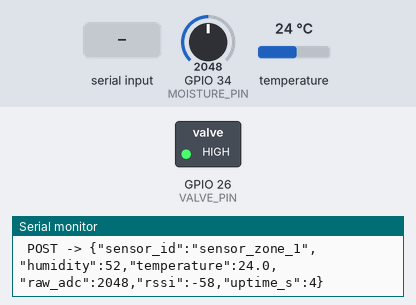
The sketch below on a simulated ESP32. Shown: switched loads named in the sketch (green lamp = pin HIGH), the last lines printed to the serial monitor. Inputs (shaded band) come from the test bench; at power-on: GPIO 34 (MOISTURE_PIN) = 2048, temperature 24 °C. WiFi joins after 1.5 s; servers stay silent unless stated; uploads are accepted with an empty reply; the local clock reads 2024-03-15 10:24:30 at power-on unless the sketch sets it; EEPROM starts erased.

Above: at 4.2 s.
4.3 s: "o\n" received over Serial
At 5.4 s:
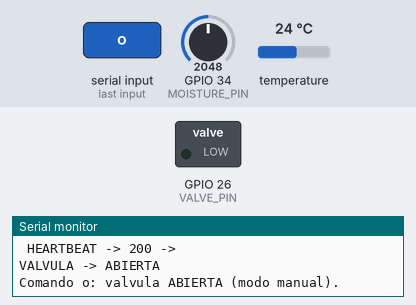
6.0 s: "c\n" received over Serial
At 7.3 s:
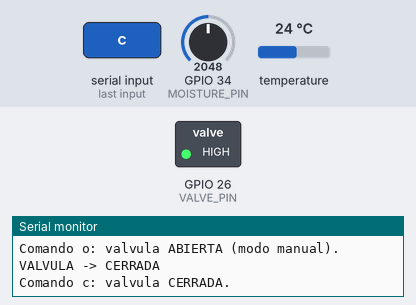
Timing chart, 0 to 9.0 s (numbered marks = the images above; inputs shaded):
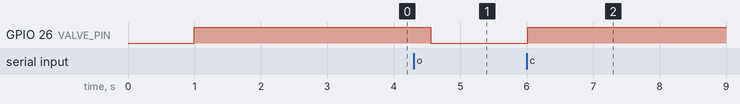

Measured:
- after the input at 4.3 s, GPIO 26 (VALVE_PIN): HIGH → LOW after 0.26 s
- after the input at 6.0 s, GPIO 26 (VALVE_PIN): LOW → HIGH at once

The sketch:

sketch.ino
```cpp
#include <WiFi.h>
#include <WiFiClientSecure.h>
#include <HTTPClient.h>
#include <OneWire.h>
#include <DallasTemperature.h>
#include <Preferences.h>
#include "secrets.h"
#include "root_ca.h"
#include <time.h>

const char* INGEST_URL = BACKEND_BASE "/api/sensors/ingest";
const char* HEARTBEAT_URL = BACKEND_BASE "/api/sensors/gateway/heartbeat";

const char* ssid = WIFI_SSID;
const char* password = WIFI_PASS;
const char* SENSOR_ID     = "sensor_zone_1";
bool timeSynced = false;
// --- VÁLVULA (relé activo en bajo) ---
const uint8_t VALVE_PIN = 26;                                  // IN1 del módulo de relé
const unsigned long COMM_TIMEOUT_MS = 60000;                   // HU-26: sin heartbeat válido por 60 s
const unsigned long MAX_IRRIGATION_MS = 30UL * 60UL * 1000UL;  // HU-26: tiempo máximo de riego (30 min)
const unsigned long SERIAL_TEST_MS = 10UL * 1000UL;             // Prueba local de banco
unsigned long lastHeartbeatOk = 0;
unsigned long irrigationStartedAt = 0;
unsigned long serialTestStartedAt = 0;
bool serialTestActive = false;

// --- INTERVALOS ---
const unsigned long SEND_INTERVAL_MS = 30000;        // lectura cada 30 s
const unsigned long HEARTBEAT_INTERVAL_MS = 15000;   // heartbeat cada 15 s
unsigned long lastSend = 0;
unsigned long lastHeartbeat = 0;

// --- FAILSAFE LOCAL ---
const uint8_t MAX_COMMUNICATION_FAILURES = 3;
uint8_t consecutiveCommunicationFailures = 0;
bool localFailsafeActive = false;
const char* localFailsafeReason = nullptr;
bool valveOpen = false;

// --- ASIGNACIÓN DE PINES ---
#define ONE_WIRE_BUS 4          // DS18B20 (GPIO 4)
#define MOISTURE_PIN 34         // Sensor capacitivo (GPIO 34 / A2)

OneWire oneWire(ONE_WIRE_BUS);
DallasTemperature sensors(&oneWire);

// --- CALIBRACIÓN DEL SENSOR DE HUMEDAD ---
const int DEFAULT_DRY_ADC = 3100;
const int DEFAULT_WET_ADC = 1100;
const int CALIBRATION_SAMPLES = 32;
const char* CALIBRATION_NAMESPACE = "soil-cal";
int valorSeco = DEFAULT_DRY_ADC;
int valorHumedo = DEFAULT_WET_ADC;
Preferences calibrationStorage;

// =====================================================================
// VÁLVULA
// =====================================================================
void setValveOutput(bool open) {
  if (open != valveOpen) {
    Serial.println(open ? "VALVULA -> ABIERTA" : "VALVULA -> CERRADA");
    if (open) irrigationStartedAt = millis();
  }
  valveOpen = open;
  digitalWrite(VALVE_PIN, open ? LOW : HIGH);
}

void printValveStatus() {
  Serial.printf(
    "Estado valvula: %s | prueba Serial: %s | failsafe: %s\n",
    valveOpen ? "ABIERTA" : "CERRADA",
    serialTestActive ? "ACTIVA" : "inactiva",
    localFailsafeActive ? "ACTIVO" : "inactivo"
  );
}

void startSerialValveTest() {
  if (localFailsafeActive) {
    Serial.println("No se puede iniciar: failsafe local activo; reinicia el ESP32.");
    return;
  }
  serialTestActive = true;
  serialTestStartedAt = millis();
  setValveOutput(true);
  Serial.println("Prueba Serial iniciada: cierre automatico en 10 segundos.");
}

void handleSerialValveCommand(const String& command) {
  if (command == "o") {
    serialTestActive = false;
    setValveOutput(true);
    Serial.println("Comando o: valvula ABIERTA (modo manual).");
  } else if (command == "c") {
    serialTestActive = false;
    setValveOutput(false);
    Serial.println("Comando c: valvula CERRADA.");
  } else if (command == "p") {
    printValveStatus();
  } else if (command == "s") {
    startSerialValveTest();
  } else if (command == "r") {
    localFailsafeActive = false;
    localFailsafeReason = nullptr;
    consecutiveCommunicationFailures = 0;
    lastHeartbeatOk = millis();
    Serial.println("Failsafe local reiniciado manualmente.");
  } else {
    Serial.println("Comando no reconocido. Usa: o=abrir, c=cerrar, p=estado, s=prueba 10 s, r=reiniciar failsafe.");
  }
}

void checkSerialValveTest() {
  if (serialTestActive && millis() - serialTestStartedAt >= SERIAL_TEST_MS) {
    serialTestActive = false;
    setValveOutput(false);
    Serial.println("Prueba Serial finalizada: cierre automatico correcto.");
  }
}

void activateLocalFailsafe(const char* reason) {
  if (localFailsafeActive) return;
  localFailsafeActive = true;
  localFailsafeReason = reason;
  serialTestActive = false;
  setValveOutput(false);
  Serial.printf("FAILSAFE local activo: %s\n", reason);
}

// Cierre local sin depender del backend: por falta de heartbeat o por tiempo máximo
void checkLocalFailsafe() {
  if (!valveOpen || localFailsafeActive || serialTestActive) return;
  if (millis() - lastHeartbeatOk > COMM_TIMEOUT_MS) {
    activateLocalFailsafe("sin heartbeat valido por 60 s");
  } else if (millis() - irrigationStartedAt > MAX_IRRIGATION_MS) {
    activateLocalFailsafe("tiempo maximo de riego");
  }
}

void applyDesiredValveState(const String& response) {
  if (localFailsafeActive) {
    setValveOutput(false);
    return;
  }
  if (serialTestActive) return;
  const bool shouldOpen =
    response.indexOf("\"valve\":\"open\"") >= 0 ||
    response.indexOf("\"desired_status\":\"open\"") >= 0;
  const bool shouldClose =
    response.indexOf("\"valve\":\"closed\"") >= 0 ||
    response.indexOf("\"desired_status\":\"closed\"") >= 0;
  if (shouldOpen) {
    setValveOutput(true);
  } else if (shouldClose) {
    setValveOutput(false);
  }
}

// =====================================================================
// HUMEDAD Y CALIBRACIÓN
// =====================================================================
int readMoistureRaw() {
  long total = 0;
  for (int i = 0; i < CALIBRATION_SAMPLES; i++) {
    total += analogRead(MOISTURE_PIN);
    delay(10);
  }
  return total / CALIBRATION_SAMPLES;
}

void loadCalibration() {
  if (!calibrationStorage.begin(CALIBRATION_NAMESPACE, true)) {
    Serial.println("Error: no se pudo abrir la memoria de calibracion.");
    return;
  }
  valorSeco = calibrationStorage.getInt("dry", DEFAULT_DRY_ADC);
  valorHumedo = calibrationStorage.getInt("wet", DEFAULT_WET_ADC);
  calibrationStorage.end();

  if (valorSeco <= valorHumedo) {
    Serial.println("Calibracion invalida guardada; usando valores por defecto.");
    valorSeco = DEFAULT_DRY_ADC;
    valorHumedo = DEFAULT_WET_ADC;
  }
}

void saveCalibration(int dryAdc, int wetAdc) {
  if (dryAdc <= wetAdc || dryAdc > 4095 || wetAdc < 0) {
    Serial.println("Error: calibracion fuera de rango; seco debe ser mayor que humedo (0-4095).");
    return;
  }

  if (!calibrationStorage.begin(CALIBRATION_NAMESPACE, false)) {
    Serial.println("Error: no se pudo guardar la calibracion.");
    return;
  }
  const size_t dryBytes = calibrationStorage.putInt("dry", dryAdc);
  const size_t wetBytes = calibrationStorage.putInt("wet", wetAdc);
  calibrationStorage.end();
  if (dryBytes == 0 || wetBytes == 0) {
    Serial.println("Error: no se pudo escribir la calibracion completa.");
    return;
  }
  valorSeco = dryAdc;
  valorHumedo = wetAdc;
  Serial.printf("Calibracion guardada: seco=%d, humedo=%d\n", valorSeco, valorHumedo);
}

void printCalibrationHelp() {
  Serial.println("Comandos de valvula: o=abrir, c=cerrar, p=estado, s=prueba 10 s, r=reiniciar failsafe.");
  Serial.println("Comandos de calibracion:");
  Serial.println("  cal dry   - coloca el sensor en suelo seco y toma muestras");
  Serial.println("  cal wet   - coloca el sensor en suelo humedo y toma muestras");
  Serial.println("  cal show  - muestra los valores actuales");
  Serial.println("  cal reset - restaura los valores por defecto");
}

void printCalibration() {
  Serial.printf("Calibracion actual: seco=%d, humedo=%d\n", valorSeco, valorHumedo);
}

void handleSerialCommand() {
  if (!Serial.available()) return;

  String command = Serial.readStringUntil('\n');
  command.trim();
  command.toLowerCase();

  if (command == "o" || command == "c" || command == "p" || command == "s" || command == "r") {
    handleSerialValveCommand(command);
  } else if (command == "cal dry" || command == "cal wet") {
    const bool drySample = command == "cal dry";
    Serial.printf("Muestreando punto %s (%d lecturas)...\n",
      drySample ? "seco" : "humedo", CALIBRATION_SAMPLES);
    const int value = readMoistureRaw();
    Serial.printf("ADC %s: %d\n", drySample ? "seco" : "humedo", value);
    saveCalibration(drySample ? value : valorSeco, drySample ? valorHumedo : value);
  } else if (command == "cal show") {
    printCalibration();
  } else if (command == "cal reset") {
    saveCalibration(DEFAULT_DRY_ADC, DEFAULT_WET_ADC);
  } else if (command == "cal help") {
    printCalibrationHelp();
  } else {
    Serial.println("Comandos: o, c, p, s; calibracion: cal help.");
  }
}

// =====================================================================
// WIFI
// =====================================================================
void conectarWiFi() {
  Serial.print("Conectando a ");
  Serial.println(ssid);

  WiFi.disconnect(false, false);
  delay(500);
  WiFi.mode(WIFI_STA);
  WiFi.begin(ssid, password);

  int intentos = 0;
  while (WiFi.status() != WL_CONNECTED && intentos < 30) {
    delay(500);
    Serial.print(".");
    checkLocalFailsafe();   // la válvula se cierra aunque no haya red
    intentos++;
  }

  if (WiFi.status() == WL_CONNECTED) {
    Serial.println("\n¡Conectado a la red Wi-Fi!");
    Serial.print("IP: ");
    Serial.println(WiFi.localIP());
    Serial.print("RSSI (Señal): ");
    Serial.print(WiFi.RSSI());
    Serial.println(" dBm");
  } else {
    Serial.println("\nNo se pudo conectar al Wi-Fi");
  }
}

void sincronizarHora() {
  configTime(0, 0, "pool.ntp.org", "time.google.com");
  struct tm timeinfo;
  timeSynced = getLocalTime(&timeinfo, 10000);
  Serial.println(timeSynced ? "Hora sincronizada (NTP)" : "No se pudo sincronizar la hora");
}

bool prepararTls(WiFiClientSecure& client) {
  if (!timeSynced) return false;
  client.setCACert(ROOT_CA_PEM);
  return true;
}

// =====================================================================
// HTTP
// =====================================================================
// Envía la lectura al backend. Devuelve el código HTTP (o <0 si falló).
int enviarLectura(float tempC, int porcentajeHumedad, int valorHumedadRaw) {
  if (WiFi.status() != WL_CONNECTED) return -1;

  char body[200];
  snprintf(body, sizeof(body),
    "{\"sensor_id\":\"%s\",\"humidity\":%d,\"temperature\":%.1f,\"raw_adc\":%d,\"rssi\":%d,\"uptime_s\":%lu}",
    SENSOR_ID, porcentajeHumedad, tempC, valorHumedadRaw, WiFi.RSSI(), millis() / 1000);

  Serial.print(" POST -> ");
  Serial.println(body);

  WiFiClientSecure client;
  if (!prepararTls(client)) {
    Serial.println(" TLS: hora no sincronizada");
    return -1;
  }
  HTTPClient http;
  http.setConnectTimeout(15000);
  http.setTimeout(15000);
  http.setFollowRedirects(HTTPC_STRICT_FOLLOW_REDIRECTS);

  int code = -1;
  if (http.begin(client, INGEST_URL)) {
    http.addHeader("Content-Type", "application/json");
    http.addHeader("X-API-Key", NODE_API_KEY);
    code = http.POST(body);
    if (code > 0) {
      Serial.print(" HTTP ");
      Serial.print(code);
      Serial.print(" -> ");
      Serial.println(http.getString());
    } else {
      Serial.print(" Error HTTP: ");
      Serial.println(HTTPClient::errorToString(code));
      char tlsError[128];
      client.lastError(tlsError, sizeof(tlsError));
      Serial.print(" TLS detalle: ");
      Serial.println(tlsError);
    }
    http.end();
  }
  return code;
}

// Solo el heartbeat cuenta para el failsafe: es el canal que lleva la orden de la válvula
void recordCommunicationResult(int code, const char* reason) {
  if (code >= 200 && code < 300) {
    consecutiveCommunicationFailures = 0;
    return;
  }

  if (consecutiveCommunicationFailures < 255) {
    consecutiveCommunicationFailures++;
  }
  if (consecutiveCommunicationFailures >= MAX_COMMUNICATION_FAILURES) {
    activateLocalFailsafe(reason);
    Serial.printf("(%u fallos consecutivos)\n", consecutiveCommunicationFailures);
  }
}

// Confirma que el nodo sigue conectado aunque el sensor de temperatura falle.
int enviarHeartbeat() {
  if (WiFi.status() != WL_CONNECTED) return -1;

  char body[220];
  snprintf(body, sizeof(body),
    "{\"sensor_id\":\"%s\",\"rssi\":%d,\"uptime_s\":%lu,\"actual_status\":\"%s\","
    "\"failsafe_active\":%s,\"failure_count\":%u,\"failure_reason\":\"%s\"}",
    SENSOR_ID, WiFi.RSSI(), millis() / 1000,
    valveOpen ? "open" : "closed",
    localFailsafeActive ? "true" : "false",
    consecutiveCommunicationFailures,
    localFailsafeReason ? localFailsafeReason : "");

  WiFiClientSecure client;
  if (!prepararTls(client)) {
    Serial.println(" TLS: hora no sincronizada");
    return -1;
  }
  HTTPClient http;
  http.setConnectTimeout(15000);
  http.setTimeout(15000);
  http.setFollowRedirects(HTTPC_STRICT_FOLLOW_REDIRECTS);

  int code = -1;
  if (http.begin(client, HEARTBEAT_URL)) {
    http.addHeader("Content-Type", "application/json");
    http.addHeader("X-API-Key", NODE_API_KEY);
    code = http.POST(body);
    Serial.print(" HEARTBEAT -> ");
    if (code > 0) {
      const String response = http.getString();
      if (code >= 200 && code < 300) lastHeartbeatOk = millis();
      applyDesiredValveState(response);
      Serial.print(code);
      Serial.print(" -> ");
      Serial.println(response);
    } else {
      Serial.println(HTTPClient::errorToString(code));
      char tlsError[128];
      client.lastError(tlsError, sizeof(tlsError));
      Serial.print(" TLS detalle: ");
      Serial.println(tlsError);
    }
    http.end();
  } else {
    Serial.println(" HEARTBEAT -> no se pudo iniciar HTTP");
  }
  return code;
}

// =====================================================================
// SETUP / LOOP
// =====================================================================
void setup() {
  Serial.begin(115200);
  delay(1000);

  // Relé apagado ANTES de configurar el pin como salida (sin pulso al arrancar)
  digitalWrite(VALVE_PIN, HIGH);
  pinMode(VALVE_PIN, OUTPUT);
  setValveOutput(false);
  lastHeartbeatOk = millis();

  // Inicializar sensores
  sensors.begin();
  pinMode(MOISTURE_PIN, INPUT);
  loadCalibration();
  printCalibration();
  printCalibrationHelp();

  // Conectar a internet
  conectarWiFi();
  if (WiFi.status() == WL_CONNECTED) sincronizarHora();
}

void loop() {
  handleSerialCommand();
  checkSerialValveTest();
  checkLocalFailsafe();

  // Mantener Serial responsivo sin bloquear el failsafe ni la prueba local.
  static unsigned long lastCycle = 0;
  if (lastCycle != 0 && millis() - lastCycle < 5000) {
    delay(20);
    return;
  }
  lastCycle = millis();

  // 1. Verificar y mantener la conexión Wi-Fi (reconexión automática)
  if (WiFi.status() != WL_CONNECTED) {
    Serial.println("WiFi perdido, reconectando...");
    conectarWiFi();
  }
  if (WiFi.status() == WL_CONNECTED && !timeSynced) sincronizarHora();

  // 2. Lectura de temperatura del entorno (DS18B20)
  sensors.requestTemperatures();
  float tempC = sensors.getTempCByIndex(0);

  // 3. Lectura de humedad del suelo
  int valorHumedadRaw = readMoistureRaw();
  int porcentajeHumedad = map(valorHumedadRaw, valorSeco, valorHumedo, 0, 100);
  porcentajeHumedad = constrain(porcentajeHumedad, 0, 100);

  // 4. Mostrar todos los datos en el Monitor Serial
  Serial.println("------------------------------------------");

  bool tempOk = (tempC != DEVICE_DISCONNECTED_C);
  if (!tempOk) {
    Serial.println(" Error: No se detecta el sensor DS18B20.");
  } else {
    Serial.print(" Temperatura Entorno: ");
    Serial.print(tempC);
    Serial.println(" °C");
  }

  Serial.print(" Humedad del Suelo: ");
  Serial.print(porcentajeHumedad);
  Serial.print(" %  (Valor crudo: ");
  Serial.print(valorHumedadRaw);
  Serial.println(")");

  Serial.println(" Estado Wi-Fi: " + String(WiFi.status() == WL_CONNECTED ? "Conectado (IP: " + WiFi.localIP().toString() + ")" : "Desconectado"));
  Serial.printf(" Valvula: %s\n", valveOpen ? "ABIERTA" : "CERRADA");

  // 5. Enviar al dashboard cada 30 s (solo si el DS18B20 lee bien).
  //    El resultado de las lecturas NO cuenta para el failsafe (un 422 no es una falla de red).
  if (tempOk && (lastSend == 0 || millis() - lastSend >= SEND_INTERVAL_MS)) {
    lastSend = millis();
    enviarLectura(tempC, porcentajeHumedad, valorHumedadRaw);
  }

  // 6. Heartbeat independiente de las lecturas; recibe la orden de la válvula
  if (lastHeartbeat == 0 || millis() - lastHeartbeat >= HEARTBEAT_INTERVAL_MS) {
    lastHeartbeat = millis();
    const int code = enviarHeartbeat();
    const bool failsafeReported = localFailsafeActive;
    recordCommunicationResult(code, "fallo de heartbeat");
    if (failsafeReported && code >= 200 && code < 300) {
      Serial.println("Failsafe reportado; reiniciando el ESP32.");
      delay(1000);
      ESP.restart();
    }
  }

}
```

root_ca.example.h
```cpp
#pragma once

// Reemplaza este valor por el certificado raiz PEM de la CA que emite
// el certificado TLS de tu dominio publico.
const char* ROOT_CA_PEM = R"EOF(
-----BEGIN CERTIFICATE-----
PEGA_AQUI_EL_CERTIFICADO_RAIZ
-----END CERTIFICATE-----
)EOF";
```

secrets.example.h
```cpp
#pragma once

#define WIFI_SSID    "tu_red_2_4ghz"
#define WIFI_PASS    "tu_clave_wifi"
#define BACKEND_BASE "https://tu-dominio.ngrok-free.dev"
#define NODE_API_KEY "la_misma_clave_del_env"
```
